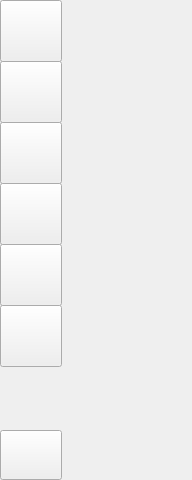
<?xml version="1.0" encoding="UTF-8"?>
<ui version="4.0">
 <class>FunctionWidget</class>
 <widget class="QWidget" name="FunctionWidget">
  <property name="geometry">
   <rect>
    <x>0</x>
    <y>0</y>
    <width>192</width>
    <height>480</height>
   </rect>
  </property>
  <property name="sizePolicy">
   <sizepolicy hsizetype="Preferred" vsizetype="Ignored">
    <horstretch>0</horstretch>
    <verstretch>0</verstretch>
   </sizepolicy>
  </property>
  <property name="windowTitle">
   <string>Form</string>
  </property>
  <widget class="QStackedWidget" name="stackedWidget">
   <property name="geometry">
    <rect>
     <x>62</x>
     <y>0</y>
     <width>130</width>
     <height>480</height>
    </rect>
   </property>
   <property name="sizePolicy">
    <sizepolicy hsizetype="Preferred" vsizetype="Preferred">
     <horstretch>0</horstretch>
     <verstretch>0</verstretch>
    </sizepolicy>
   </property>
   <property name="minimumSize">
    <size>
     <width>130</width>
     <height>0</height>
    </size>
   </property>
   <property name="maximumSize">
    <size>
     <width>130</width>
     <height>50000</height>
    </size>
   </property>
   <property name="lineWidth">
    <number>0</number>
   </property>
   <property name="currentIndex">
    <number>-1</number>
   </property>
  </widget>
  <widget class="QToolButton" name="toolButton_exchange">
   <property name="geometry">
    <rect>
     <x>0</x>
     <y>61</y>
     <width>62</width>
     <height>62</height>
    </rect>
   </property>
   <property name="sizePolicy">
    <sizepolicy hsizetype="Preferred" vsizetype="Expanding">
     <horstretch>0</horstretch>
     <verstretch>0</verstretch>
    </sizepolicy>
   </property>
   <property name="minimumSize">
    <size>
     <width>62</width>
     <height>62</height>
    </size>
   </property>
   <property name="maximumSize">
    <size>
     <width>62</width>
     <height>62</height>
    </size>
   </property>
   <property name="text">
    <string/>
   </property>
   <property name="toolButtonStyle">
    <enum>Qt::ToolButtonIconOnly</enum>
   </property>
  </widget>
  <widget class="QToolButton" name="toolButton_contact">
   <property name="geometry">
    <rect>
     <x>0</x>
     <y>183</y>
     <width>62</width>
     <height>62</height>
    </rect>
   </property>
   <property name="sizePolicy">
    <sizepolicy hsizetype="Preferred" vsizetype="Expanding">
     <horstretch>0</horstretch>
     <verstretch>0</verstretch>
    </sizepolicy>
   </property>
   <property name="minimumSize">
    <size>
     <width>62</width>
     <height>62</height>
    </size>
   </property>
   <property name="maximumSize">
    <size>
     <width>62</width>
     <height>62</height>
    </size>
   </property>
   <property name="text">
    <string/>
   </property>
   <property name="toolButtonStyle">
    <enum>Qt::ToolButtonIconOnly</enum>
   </property>
  </widget>
  <widget class="QToolButton" name="toolButton_advanced">
   <property name="geometry">
    <rect>
     <x>0</x>
     <y>122</y>
     <width>62</width>
     <height>62</height>
    </rect>
   </property>
   <property name="sizePolicy">
    <sizepolicy hsizetype="Preferred" vsizetype="Expanding">
     <horstretch>0</horstretch>
     <verstretch>0</verstretch>
    </sizepolicy>
   </property>
   <property name="minimumSize">
    <size>
     <width>62</width>
     <height>62</height>
    </size>
   </property>
   <property name="maximumSize">
    <size>
     <width>62</width>
     <height>62</height>
    </size>
   </property>
   <property name="text">
    <string/>
   </property>
   <property name="toolButtonStyle">
    <enum>Qt::ToolButtonIconOnly</enum>
   </property>
  </widget>
  <widget class="QToolButton" name="toolButton_more">
   <property name="geometry">
    <rect>
     <x>0</x>
     <y>430</y>
     <width>62</width>
     <height>50</height>
    </rect>
   </property>
   <property name="sizePolicy">
    <sizepolicy hsizetype="Preferred" vsizetype="Expanding">
     <horstretch>0</horstretch>
     <verstretch>0</verstretch>
    </sizepolicy>
   </property>
   <property name="minimumSize">
    <size>
     <width>62</width>
     <height>50</height>
    </size>
   </property>
   <property name="maximumSize">
    <size>
     <width>62</width>
     <height>50</height>
    </size>
   </property>
   <property name="text">
    <string/>
   </property>
  </widget>
  <widget class="QToolButton" name="toolButton_account">
   <property name="geometry">
    <rect>
     <x>0</x>
     <y>0</y>
     <width>62</width>
     <height>62</height>
    </rect>
   </property>
   <property name="sizePolicy">
    <sizepolicy hsizetype="Preferred" vsizetype="Expanding">
     <horstretch>0</horstretch>
     <verstretch>0</verstretch>
    </sizepolicy>
   </property>
   <property name="minimumSize">
    <size>
     <width>62</width>
     <height>62</height>
    </size>
   </property>
   <property name="maximumSize">
    <size>
     <width>62</width>
     <height>62</height>
    </size>
   </property>
   <property name="text">
    <string/>
   </property>
   <property name="toolButtonStyle">
    <enum>Qt::ToolButtonIconOnly</enum>
   </property>
  </widget>
  <widget class="QToolButton" name="toolButton_guard">
   <property name="geometry">
    <rect>
     <x>0</x>
     <y>244</y>
     <width>62</width>
     <height>62</height>
    </rect>
   </property>
   <property name="sizePolicy">
    <sizepolicy hsizetype="Preferred" vsizetype="Expanding">
     <horstretch>0</horstretch>
     <verstretch>0</verstretch>
    </sizepolicy>
   </property>
   <property name="minimumSize">
    <size>
     <width>62</width>
     <height>62</height>
    </size>
   </property>
   <property name="maximumSize">
    <size>
     <width>62</width>
     <height>62</height>
    </size>
   </property>
   <property name="text">
    <string/>
   </property>
   <property name="toolButtonStyle">
    <enum>Qt::ToolButtonIconOnly</enum>
   </property>
  </widget>
  <widget class="QToolButton" name="toolButton_citizen">
   <property name="geometry">
    <rect>
     <x>0</x>
     <y>305</y>
     <width>62</width>
     <height>62</height>
    </rect>
   </property>
   <property name="sizePolicy">
    <sizepolicy hsizetype="Preferred" vsizetype="Expanding">
     <horstretch>0</horstretch>
     <verstretch>0</verstretch>
    </sizepolicy>
   </property>
   <property name="minimumSize">
    <size>
     <width>62</width>
     <height>62</height>
    </size>
   </property>
   <property name="maximumSize">
    <size>
     <width>62</width>
     <height>62</height>
    </size>
   </property>
   <property name="text">
    <string/>
   </property>
   <property name="toolButtonStyle">
    <enum>Qt::ToolButtonIconOnly</enum>
   </property>
  </widget>
 </widget>
 <resources/>
 <connections/>
</ui>
